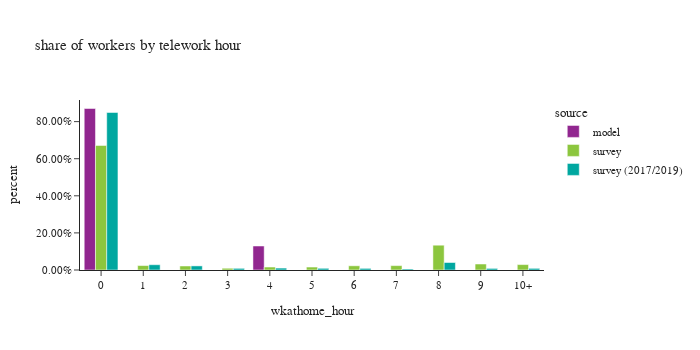

Notebook source saved alongside this figure:
### Markdown cell above
### worker counts by telework hours

### Code cell
# population in each telework hour
df_hour_count = workers.groupby(['source','wkathome_int', 'wkathome_hour'])['pdexpfac'].sum().reset_index()
df_hour_count['percent'] = df_hour_count.groupby(['source'], group_keys=False)['pdexpfac']. \
    apply(lambda x:  x / float(x.sum()))

fig = px.bar(df_hour_count.sort_values(by=['source','wkathome_int']), x="wkathome_hour", y="percent", color="source",
             barmode="group",
             title= "share of workers by telework hour")
fig.update_layout(height=350, width=700, font=dict(size=11),
                  xaxis = dict(dtick = 1),
                  yaxis_tickformat = '.2%')
fig.update_xaxes(categoryorder='array', categoryarray= ['0','1', '2', '3', '4', '5', '6', '7', '8', '9', '10+'])
fig.show()

### Figure 1 — Plotly figure (JSON) as saved in the notebook; plotly's stock layout.template omitted (floating-point values rounded to 4 significant figures)
{"data": [{"alignmentgroup": "True", "hovertemplate": "source=model<br>wkathome_hour=%{x}<br>percent=%{y}<extra></extra>", "legendgroup": "model", "marker": {"color": "#91268F", "pattern": {"shape": ""}}, "name": "model", "offsetgroup": "model", "orientation": "v", "showlegend": true, "textposition": "auto", "type": "bar", "x": ["0", "4"], "xaxis": "x", "y": [0.8707, 0.1293], "yaxis": "y"}, {"alignmentgroup": "True", "hovertemplate": "source=survey<br>wkathome_hour=%{x}<br>percent=%{y}<extra></extra>", "legendgroup": "survey", "marker": {"color": "#8CC63E", "pattern": {"shape": ""}}, "name": "survey", "offsetgroup": "survey", "orientation": "v", "showlegend": true, "textposition": "auto", "type": "bar", "x": ["0", "1", "2", "3", "4", "5", "6", "7", "8", "9", "10+"], "xaxis": "x", "y": [0.6714, 0.02392, 0.02169, 0.009497, 0.01604, 0.01594, 0.02268, 0.02368, 0.1337, 0.03223, 0.02923], "yaxis": "y"}, {"alignmentgroup": "True", "hovertemplate": "source=survey (2017/2019)<br>wkathome_hour=%{x}<br>percent=%{y}<extra></extra>", "legendgroup": "survey (2017/2019)", "marker": {"color": "#00A7A0", "pattern": {"shape": ""}}, "name": "survey (2017/2019)", "offsetgroup": "survey (2017/2019)", "orientation": "v", "showlegend": true, "textposition": "auto", "type": "bar", "x": ["0", "1", "2", "3", "4", "5", "6", "7", "8", "9", "10+"], "xaxis": "x", "y": [0.8492, 0.02846, 0.02208, 0.008885, 0.01034, 0.009073, 0.008717, 0.005438, 0.04038, 0.008592, 0.008847], "yaxis": "y"}], "layout": {"barmode": "group", "font": {"size": 11}, "height": 350, "legend": {"title": {"text": "source"}, "tracegroupgap": 0}, "title": {"text": "share of workers by telework hour"}, "width": 700, "xaxis": {"anchor": "y", "categoryarray": ["0", "1", "2", "3", "4", "5", "6", "7", "8", "9", "10+"], "categoryorder": "array", "domain": [0.0, 1.0], "dtick": 1, "title": {"text": "wkathome_hour"}}, "yaxis": {"anchor": "x", "domain": [0.0, 1.0], "tickformat": ".2%", "title": {"text": "percent"}}}}
